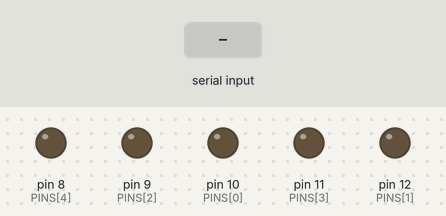
This sketch was run on a simulated Arduino Uno, built with avr-gcc and run on an emulated ATmega328P. Shown: output pins drawn as LEDs (lit = HIGH). The test bench sets the inputs (shaded band).

Above: at 1.2 s.
1.3 s: "1" received over Serial
At 2.0 s:
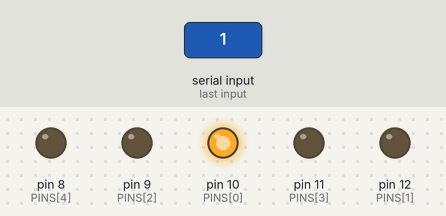
2.8 s: "1" received over Serial
At 3.1 s:
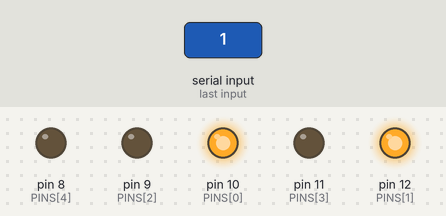
Timing chart, 0 to 5.8 s (numbered marks = the images above; inputs shaded):
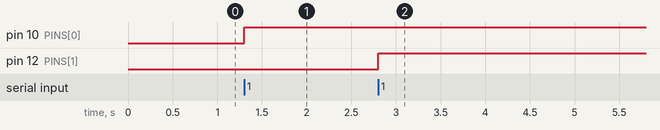

The sketch:

lasers.ino
```cpp
                 //   W  B  R   Y   G
//const int PINS[] = {8, 9, 10, 11, 12};
                  // R   G  B   Y  W
const int PINS[] = {10, 12, 9, 11, 8};
const int HIGHS[] = {255, 255, 255, 255, 140};

void setup() {
  // Setup the laser pins as output pins
  int i;
  for (i = 0; i < 5; i++) {
    pinMode(PINS[i], OUTPUT);
  }
  // Setup serial
  Serial.begin(9600);
}


int colorIndex = 0;


int leds(int value) {
  analogWrite(PINS[colorIndex], value);
  //analogWrite(PINS[colorIndex * 2], value);
  //analogWrite(PINS[colorIndex * 2 + 1], value);
}

void loop() {
  int data_from_py;

  if(Serial.available() <= 0) return;

  data_from_py = Serial.read();

  if(data_from_py == '1')
  {
    leds(HIGHS[colorIndex]);

    colorIndex++;
    if (colorIndex == 5) {
      colorIndex = 0;
    }
  }
  else if(data_from_py =='0')
  {
    leds(0);

    colorIndex++;
    if (colorIndex == 5) {
      colorIndex = 0;
    }
  }
}
```

Measured:
- after the input at 1.3 s, pin 10 (PINS[0]): LOW → HIGH at once
- after the input at 2.8 s, pin 12 (PINS[1]): LOW → HIGH at once
